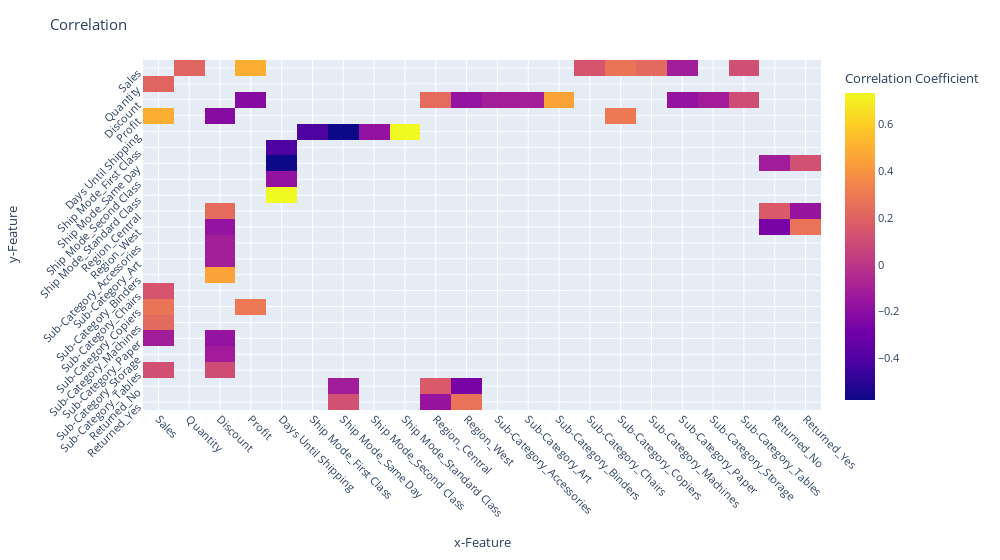

Write notebook code for a chart like this one.
### Code cell
import plotly.express as px

fig = px.imshow(filtered_df,labels={"x":"x-Feature ", "y":"y-Feature", "color":"Correlation Coefficient"}, width=1000, aspect= "auto")
fig.update_xaxes(tickangle=45,ticksuffix = "  ")
fig.update_yaxes(tickangle=-45,ticksuffix = "  ")
fig.update_layout(
    title= "Correlation",
    font=dict(
        size=11,
    )
)
fig.show()

### Figure 1 — Plotly figure (JSON) as saved in the notebook; plotly's stock layout.template omitted (floating-point values rounded to 4 significant figures; data arrays with more than 128 entries replaced by an {"elided": "..."} marker saying what was removed)
{"data": [{"coloraxis": "coloraxis", "hovertemplate": "x-Feature : %{x}<br>y-Feature: %{y}<br>Correlation Coefficient: %{z}<extra></extra>", "name": "0", "type": "heatmap", "x": ["Sales", "Quantity", "Discount", "Profit", "Days Until Shipping", "Ship Mode_First Class", "Ship Mode_Same Day", "Ship Mode_Second Class", "Ship Mode_Standard Class", "Region_Central", "Region_West", "Sub-Category_Accessories", "Sub-Category_Art", "Sub-Category_Binders", "Sub-Category_Chairs", "Sub-Category_Copiers", "Sub-Category_Machines", "Sub-Category_Paper", "Sub-Category_Storage", "Sub-Category_Tables", "Returned_No", "Returned_Yes"], "xaxis": "x", "y": ["Sales", "Quantity", "Discount", "Profit", "Days Until Shipping", "Ship Mode_First Class", "Ship Mode_Same Day", "Ship Mode_Second Class", "Ship Mode_Standard Class", "Region_Central", "Region_West", "Sub-Category_Accessories", "Sub-Category_Art", "Sub-Category_Binders", "Sub-Category_Chairs", "Sub-Category_Copiers", "Sub-Category_Machines", "Sub-Category_Paper", "Sub-Category_Storage", "Sub-Category_Tables", "Returned_No", "Returned_Yes"], "yaxis": "y", "z": {"elided": "22x22 float values"}}], "layout": {"coloraxis": {"colorbar": {"title": {"text": "Correlation Coefficient"}}, "colorscale": [[0, "#0d0887"], [0.1111, "#46039f"], [0.2222, "#7201a8"], [0.3333, "#9c179e"], [0.4444, "#bd3786"], [0.5556, "#d8576b"], [0.6667, "#ed7953"], [0.7778, "#fb9f3a"], [0.8889, "#fdca26"], [1, "#f0f921"]]}, "font": {"size": 11}, "margin": {"t": 60}, "title": {"text": "Correlation"}, "width": 1000, "xaxis": {"anchor": "y", "domain": [0, 1], "tickangle": 45, "ticksuffix": "  ", "title": {"text": "x-Feature "}}, "yaxis": {"anchor": "x", "autorange": "reversed", "domain": [0, 1], "tickangle": -45, "ticksuffix": "  ", "title": {"text": "y-Feature"}}}}
